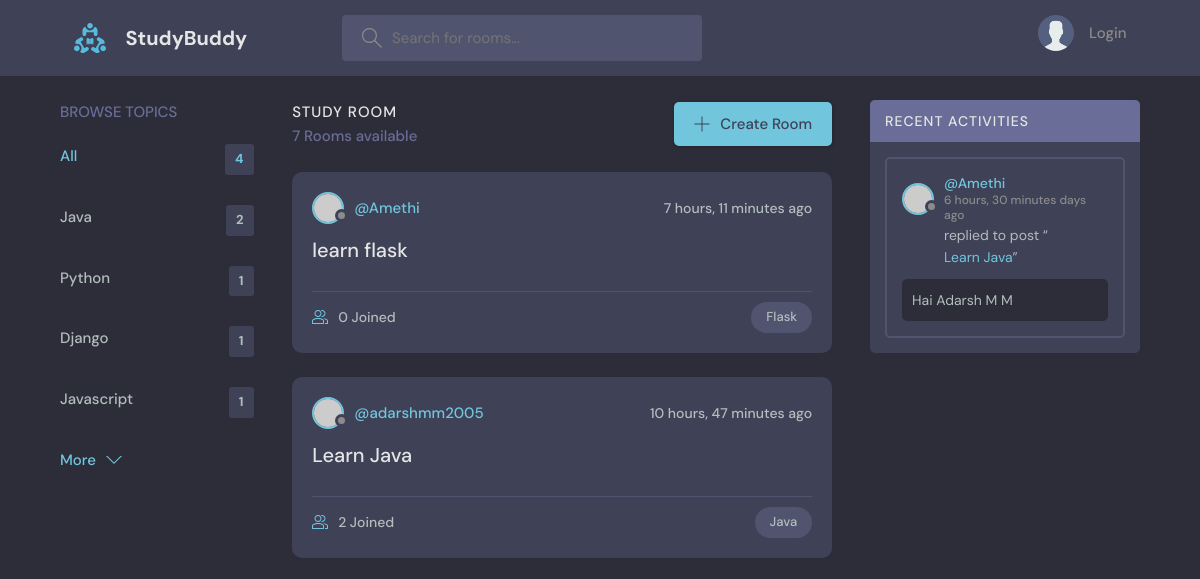
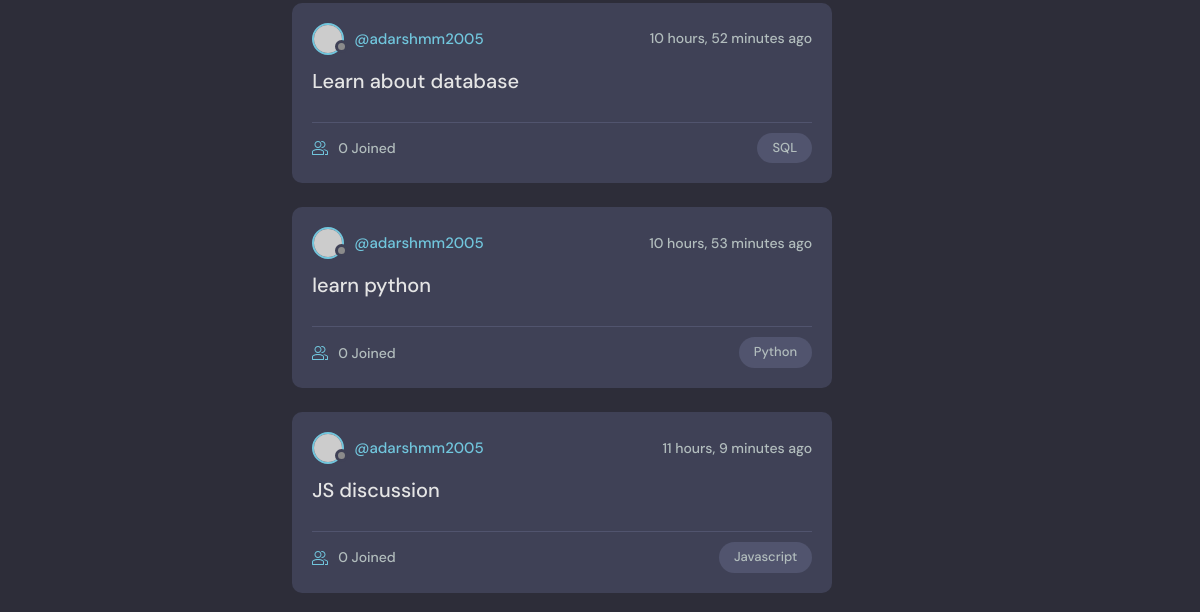
Before: / (upper part) with the older database file (2 pictures, top to bottom).
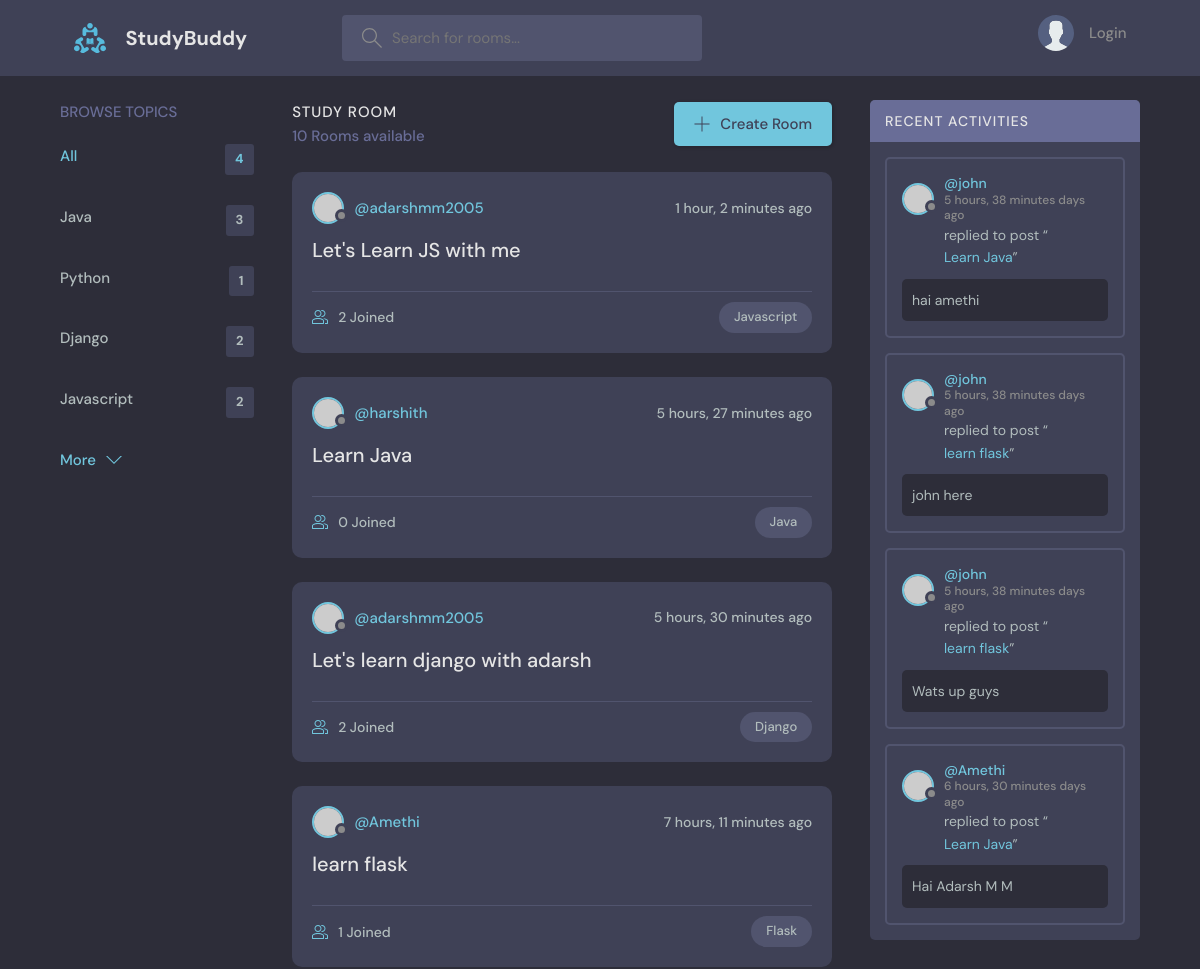
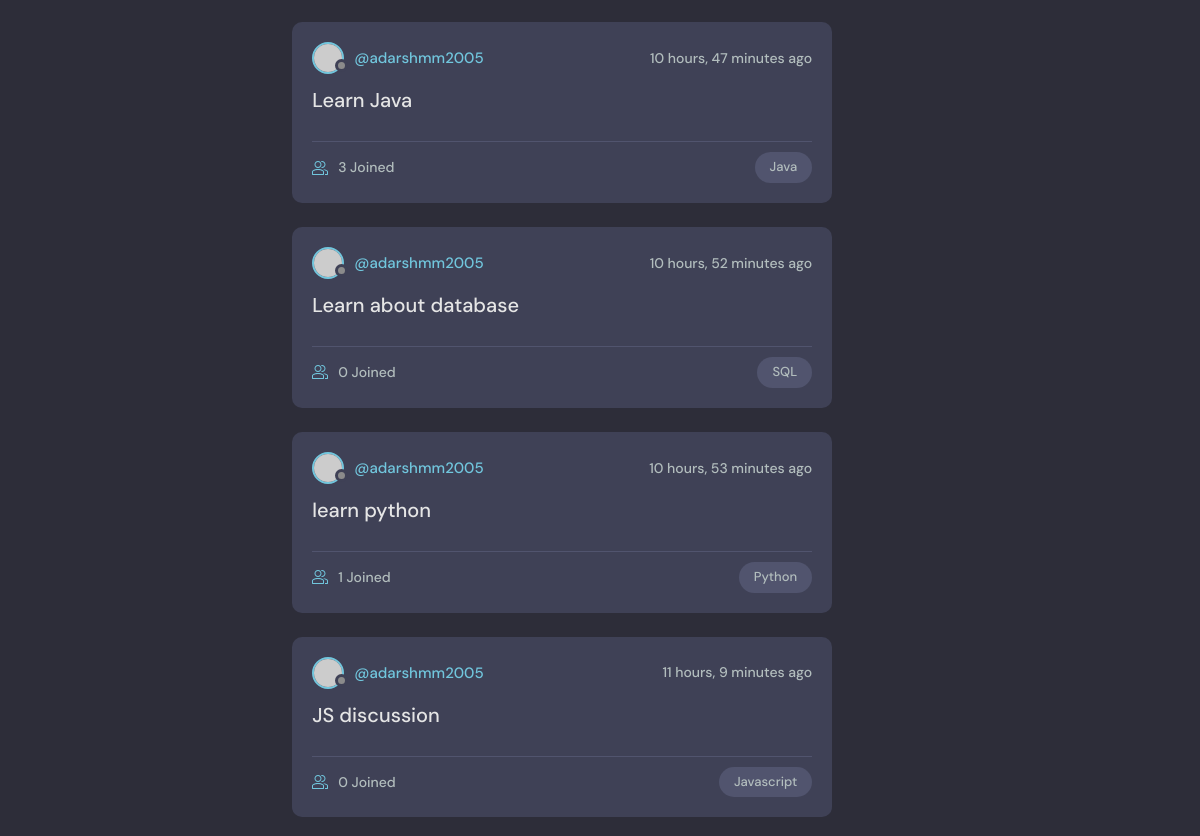
After: the same page with the newer database file (2 pictures, top to bottom).
### firstapp/models.py (models this page shows)
class Topic(models.Model):
    name=models.CharField(max_length=150,null=True)
    def __str__(self) :
        return self.name

class Room(models.Model):
    topic=models.ForeignKey(Topic,on_delete=models.SET_NULL,null=True)
    host=models.ForeignKey(User, on_delete=models.SET_NULL,null=True)
    name=models.CharField(max_length=50,editable=True)
    participants=models.ManyToManyField(User,related_name='participants',blank=True)
    description=models.TextField(null=True,blank=True)
    update=models.DateTimeField(auto_now=True)
    created=models.DateTimeField(auto_now_add=True)
    class Meta:
        ordering=[ '-created','-update']
    def __str__(self):
       return self.name

class Message(models.Model):
    user=models.ForeignKey(User,on_delete=models.CASCADE)
    room=models.ForeignKey(Room,on_delete=models.CASCADE)
    body=models.TextField()
    update=models.DateTimeField(auto_now=True)
    created=models.DateTimeField(auto_now_add=True)
    class Meta:
        ordering=[ '-created','-update']
    def __str__(self):
        return self.body[0:50]

### firstapp/views.py (the view)
# urls.py: path('', views.home, name='home'),
def home(request):
    q=request.GET.get('q') if request.GET.get('q')!=None else ''
    roooms=Room.objects.filter(Q(topic__name__icontains=q) | Q(name__icontains=q) | Q(description__icontains=q))
    topic=Topic.objects.all()[0:4]
    total=roooms.count()
    comment=Message.objects.filter(Q(room__topic__name__contains=q))
    return render(request,'firstapp/home.html',{'rooms':roooms,'topics':topic,'count':total,'comments':comment})

### firstapp/templates/firstapp/home.html (shortened to what this page needs)
{% extends 'main.html' %}
{% block content %}
    <main class="layout layout--3">
      <div class="container">
        {% include 'firstapp/topics_component.html' %}
        <div class="roomList">
          <div class="roomList__header">
            <div>
              <h2>Study Room</h2>
              <p>{{count}} Rooms available</p>
            </div>
            <a class="btn btn--main" href="{% url 'create-room' %}">
              <svg version="1.1" xmlns="http://www.w3.org/2000/svg" width="32" height="32" viewBox="0 0 32 32">
                <title>add</title>
                <path
                  d="M16.943 0.943h-1.885v14.115h-14.115v1.885h14.115v14.115h1.885v-14.115h14.115v-1.885h-14.115v-14.115z"
                ></path>
              </svg>
              Create Room
            </a>
          </div>
          {% include 'firstapp/feed_component.html'%}
        </div>
         {% include 'firstapp/activity_component.html' %}
      </div>
    </main>
   {% endblock content%}

### firstapp/templates/firstapp/topics_component.html
<div class="topics">
    <div class="topics__header">
      <h2>Browse Topics</h2>
    </div>
    <ul class="topics__list">
      <li>
        <a href="{% url 'home'%}" class="active">All <span>{{topics.count}}</span></a>
      </li>
      {% for topic in topics%}
      <li>
        <a href="{% url 'home'%}?q={{topic.name}}">{{topic.name}}<span>{{topic.room_set.all.count}}</span></a>
      </li>
     {% endfor %}
    </ul>
    <a class="btn btn--link" href="{% url 'topics' %}">
      More
      <svg version="1.1" xmlns="http://www.w3.org/2000/svg" width="32" height="32" viewBox="0 0 32 32">
        <title>chevron-down</title>
        <path d="M16 21l-13-13h-3l16 16 16-16h-3l-13 13z"></path>
      </svg>
    </a>
  </div>

### firstapp/templates/firstapp/feed_component.html (shortened to what this page needs)
{% for r in rooms %}
          <div class="roomListRoom">
            <div class="roomListRoom__header">
              <a href="{% url 'user-profile' r.host.id %}" class="roomListRoom__author">
                <div class="avatar avatar--small">
                  <img src="https://randomuser.me/api/portraits/men/37.jpg" />
                </div>
                <span>@{{r.host.username}}</span>
              </a>
              <div class="roomListRoom__actions">
                <span>{{r.created|timesince}} ago</span>
              </div>
            </div>
            <div class="roomListRoom__content">
              <a href="{% url 'room' r.id %}">{{r.name}}</a>
            </div>
            <div class="roomListRoom__meta">
              <a href="{% url 'room' r.id %}" class="roomListRoom__joined">
                {{r.participants.all.count}} Joined
              </a>
              <p class="roomListRoom__topic">{{r.topic.name}}</p>
            </div>
          </div>
          {% endfor %}

### firstapp/templates/firstapp/activity_component.html (shortened to what this page needs)
<div class="activities">
    <div class="activities__header">
      <h2>Recent Activities</h2>
    </div>
    {% for msg in comments %}
    <div class="activities__box">
      <div class="activities__boxHeader roomListRoom__header">
        <a href="{% url 'user-profile' msg.user.id %}" class="roomListRoom__author">
          <div class="avatar avatar--small">
            <img src="https://randomuser.me/api/portraits/women/11.jpg" />
          </div>
          <p>
            @{{msg.user}}
            <span>{{msg.created|timesince}} days ago</span>
          </p>
        </a>
      </div>
      <div class="activities__boxContent">
        <p>replied to post “<a href="{% url 'room' msg.room.id%}">{{msg.room.name}}</a>”</p>
        <div class="activities__boxRoomContent">
            {{msg.body}}
        </div>
      </div>
    </div>
    {% endfor %}
  </div>

Changed rows visible on the page:
computed for Topic "Java": room_set.all.count "2" → "3"
computed for Topic "Django": room_set.all.count "1" → "2"
computed for Topic "Javascript": room_set.all.count "1" → "2"
added Room: host.username "adarshmm2005", created "1 hour, 2 minutes", name "Let's Learn JS with me", participants.all.count "2", topic.name "Javascript"
added Room: host.username "harshith", created "5 hours, 27 minutes", name "Learn Java", participants.all.count "0", topic.name "Java"
added Room: host.username "adarshmm2005", created "5 hours, 30 minutes", name "Let's learn django with adarsh", participants.all.count "2", topic.name "Django"
computed for Room "learn flask": participants.all.count "0" → "1"
computed for Room "10 hours, 47 minutes": participants.all.count "2" → "3"
computed for Room "learn python": participants.all.count "0" → "1"
added Message: user "john", created "5 hours, 38 minutes", room.name "Learn Java", body "hai amethi"
added Message: user "john", created "5 hours, 38 minutes", room.name "learn flask", body "john here"
added Message: user "john", created "5 hours, 38 minutes", room.name "learn flask", body "Wats up guys"
Other visible differences:
{{ count }}: "7" → "10"
